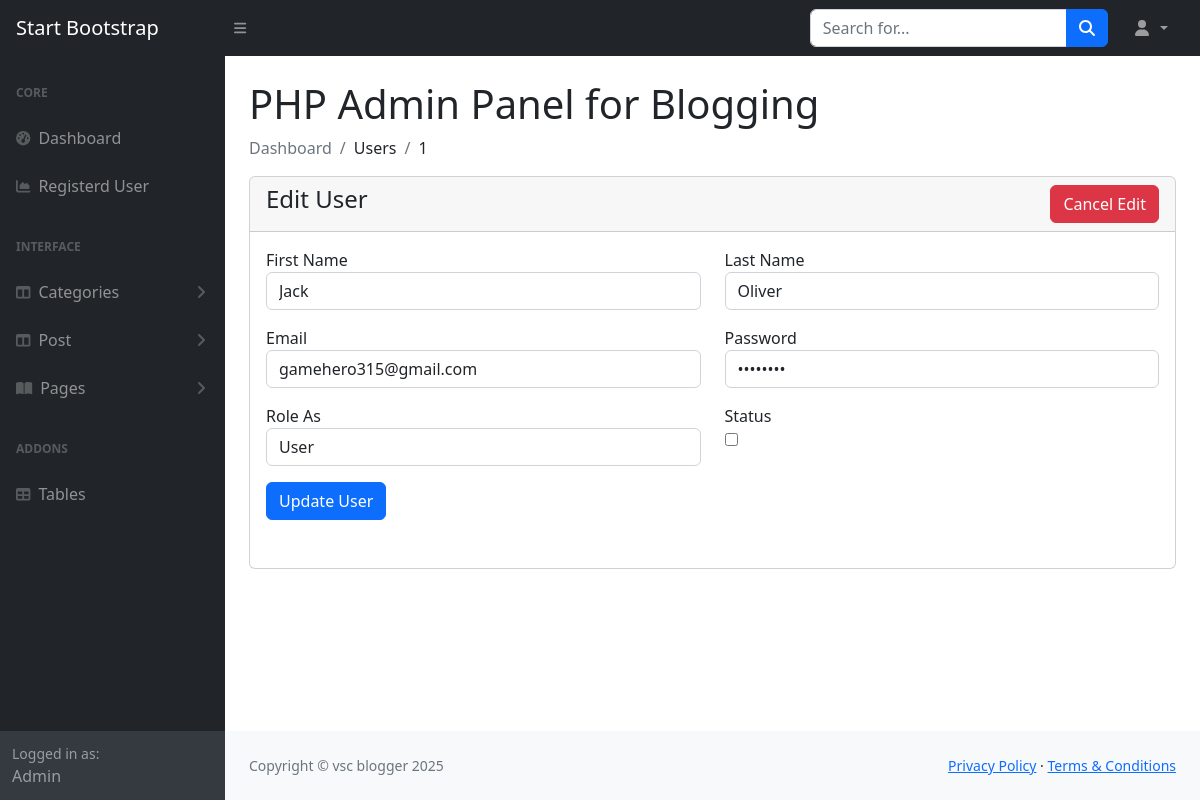
/admin/register-edit.php?id=1 (signed in), run on the app's committed database.
### tables this page shows
CREATE TABLE `users` (
  `id` int(11) NOT NULL,
  `fname` varchar(255) NOT NULL,
  `lname` varchar(255) NOT NULL,
  `email` varchar(255) NOT NULL,
  `password` varchar(255) NOT NULL,
  `role_as` tinyint(1) NOT NULL DEFAULT 0,
  `status` tinyint(1) NOT NULL DEFAULT 0,
  `create_at` timestamp NOT NULL DEFAULT current_timestamp()
);

### admin/register-edit.php (the view, shortened to what this page needs)
<?php
include("./authentication.php");
include("./includes/header.php");
?>
<div class="contaienr-fluid px-4">
    <h1 class="mt-4">PHP Admin Panel for Blogging</h1>
    <ol class="breadcrumb">
        <li class="breadcrumb-item active">Dashboard</li>
        <li class="breadcrumb-item">Users</li>
        <?php
        if (isset($_GET['id'])) {
        ?> <li class="breadcrumb-item"><?= $_GET['id'] ?></li> <?php
                                                            }
                                                                ?>
    </ol>
    <div class="row">
        <div class="col-md-12">
            <div class="card">
                <div class="card-header">
                    <h4>Edit User
                    <a href="register-view.php" class="btn btn-danger float-end">Cancel Edit</a>
                    </h4>
                </div>
                <div class="card-body">
                    <?php
                    if (isset($_GET['id'])) {
                        $user_id = $_GET['id'];
                        $users = "SELECT * FROM users WHERE id = '$user_id' ";
                        $users_run = mysqli_query($con, $users);
                        if (mysqli_num_rows($users_run) > 0) {
                            foreach ($users_run as $user) {
                    ?>
                                <form action="register-update-user.php" method="POST">
                                    <div class="form-group mb-3">
                                        <div class="row">
                                            <div class="col-md-6 mb-3">
                                                <label for="fname">First Name</label>
                                                <input type="text" name="fname" class="form-control" value="<?= $user['fname'] ?>" placeholder="Enter First Name" required>
                                            </div>
                                            <div class="col-md-6 mb-3">
                                                <label for="lname">Last Name</label>
                                                <input type="text" name="lname" class="form-control" value="<?= $user['lname'] ?>" placeholder="Enter Last Name" required>
                                            </div>
                                            <div class="col-md-6 mb-3">
                                                <label for="email">Email</label>
                                                <input type="email" name="email" class="form-control" value="<?= $user['email'] ?>" placeholder="Enter Email" required>
                                            </div>
                                            <div class="col-md-6 mb-3">
                                                <label for="password">Password</label>
                                                <input type="password" name="password" class="form-control" value="<?= $user['password'] ?>" placeholder="Enter Password" required>
                                            </div>
                                            <div class="col-md-6 mb-3">
                                                <label for="role_as">Role As</label>
                                                <select name="role_as" required class="form-control">
                                                    <option value="0" <?= $user['role_as'] == '0' ? 'selected' : '' ?>>User</option>
                                                </select>
                                            </div>
                                            <div class="col-md-6 mb-3">
                                                <label for="status">Status</label> <br>
                                                <input type="checkbox" name="status" id="status" width="70px" height="70px" <?= $user['status'] == '1' ? 'checked' : '' ?>>
                                            </div>
                                            <div class="col-md-12 mb-3">
                                                <button type="submit" name="update_user_btn" class="btn btn-primary">Update User</button>
                                            </div>
                                        </div>
                                </form>
                            <?php
                            }
                        } else {
                            ?>
                            <h4>Record Not Found!</h4>
                    <?php
                        }
                    }
                    ?>
                </div>
            </div>
        </div>
    </div>
</div>
<?php
include("includes/footer.php");
include("includes/script.php");
?>

### data on the page
users: fname "Jack", lname "Oliver", email "gamehero315@gmail.com", role_as "User"

### other printed values
$_GET['id'] "1"
